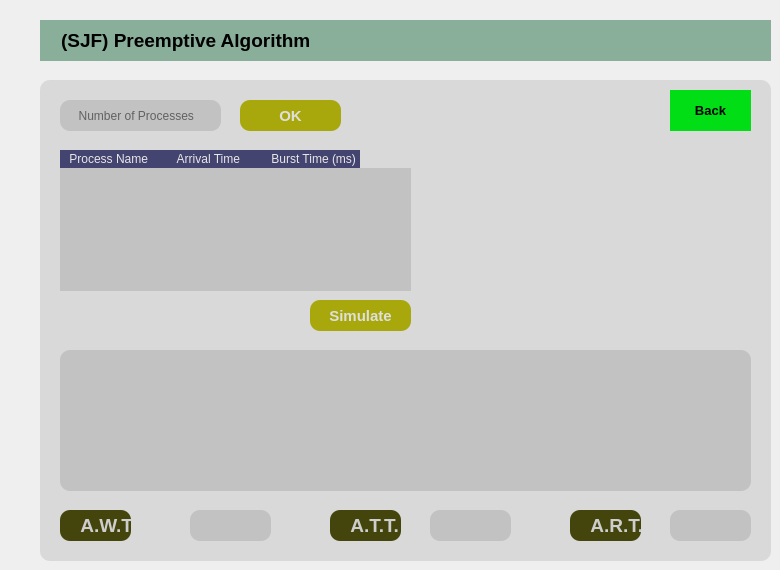
    <widget class="QWidget" name="tab_6">
     <attribute name="title">
      <string>Preemptive JSF</string>
     </attribute>
     <widget class="QLabel" name="label_10">
      <property name="geometry">
       <rect>
        <x>40</x>
        <y>20</y>
        <width>731</width>
        <height>41</height>
       </rect>
      </property>
      <property name="font">
       <font>
        <family>Arial</family>
        <pointsize>14</pointsize>
        <weight>75</weight>
        <bold>true</bold>
       </font>
      </property>
      <property name="styleSheet">
       <string notr="true">background-color: rgb(137, 175, 155);</string>
      </property>
      <property name="text">
       <string>    (SJF) Preemptive Algorithm</string>
      </property>
     </widget>
     <widget class="QGroupBox" name="groupBox_6">
      <property name="enabled">
       <bool>true</bool>
      </property>
      <property name="geometry">
       <rect>
        <x>40</x>
        <y>80</y>
        <width>731</width>
        <height>481</height>
       </rect>
      </property>
      <property name="font">
       <font>
        <pointsize>9</pointsize>
        <weight>75</weight>
        <bold>true</bold>
       </font>
      </property>
      <property name="styleSheet">
       <string notr="true">background-color: rgb(217, 217, 217);
border-radius: 10px;</string>
      </property>
      <property name="title">
       <string/>
      </property>
      <widget class="QGraphicsView" name="graphicsView_4">
       <property name="geometry">
        <rect>
         <x>20</x>
         <y>270</y>
         <width>691</width>
         <height>141</height>
        </rect>
       </property>
       <property name="styleSheet">
        <string notr="true">background-color: rgb(194, 194, 194);</string>
       </property>
      </widget>
      <widget class="QLineEdit" name="lineEdit_8">
       <property name="geometry">
        <rect>
         <x>630</x>
         <y>430</y>
         <width>81</width>
         <height>31</height>
        </rect>
       </property>
       <property name="styleSheet">
        <string notr="true">background-color: rgb(194, 194, 194);</string>
       </property>
       <property name="readOnly">
        <bool>true</bool>
       </property>
       <property name="placeholderText">
        <string/>
       </property>
      </widget>
      <widget class="QPushButton" name="pushButton_20">
       <property name="geometry">
        <rect>
         <x>630</x>
         <y>10</y>
         <width>81</width>
         <height>41</height>
        </rect>
       </property>
       <property name="font">
        <font>
         <pointsize>10</pointsize>
         <weight>75</weight>
         <bold>true</bold>
        </font>
       </property>
       <property name="styleSheet">
        <string notr="true">background-color: rgb(2, 222, 22);
border-radius:0px;
</string>
       </property>
       <property name="text">
        <string>Back</string>
       </property>
       <property name="iconSize">
        <size>
         <width>27</width>
         <height>27</height>
        </size>
       </property>
      </widget>
      <widget class="QLineEdit" name="lineEdit_7">
       <property name="geometry">
        <rect>
         <x>20</x>
         <y>20</y>
         <width>161</width>
         <height>31</height>
        </rect>
       </property>
       <property name="font">
        <font>
         <family>Arial</family>
        </font>
       </property>
       <property name="styleSheet">
        <string notr="true">background-color: rgb(194, 194, 194);</string>
       </property>
       <property name="placeholderText">
        <string>     Number of Processes</string>
       </property>
      </widget>
      <widget class="QTableWidget" name="tableWidget_6">
       <property name="geometry">
        <rect>
         <x>20</x>
         <y>70</y>
         <width>351</width>
         <height>141</height>
        </rect>
       </property>
       <property name="font">
        <font>
         <family>Arial</family>
        </font>
       </property>
       <property name="styleSheet">
        <string notr="true">QHeaderView::section  {
    background-color: rgb(68, 68, 113);
    color: rgb(231, 231, 231);
	border:rgb(68, 68, 113);;
    text-align: left;
	padding-left: 4px;
}
QTableCornerButton::section {
    background-color:rgb(68, 68, 113);
    border: 1px solid #3A3939;
    border-radius: 0px;
}

QTableView
{
	background-color: rgb(194, 194, 194);
	border-radius: 0px;
}

QTableView, QHeaderView
{
    border-radius: 0px;
	selection-background-color: rgb(194, 194, 194);
}

QTableView::item::pressed
{
    background-color: rgb(126, 126, 126);
}


QScrollBar:horizontal
{
    background-color: rgb(194, 194, 194);

}
QScrollBar:vertical
{
    background-color: rgb(194, 194, 194);

}

QTableWidget::item:hover {
	border: 1px solid #47476a;
	border-radius: 8px;
	background-color: #909090;
}


</string>
       </property>
       <property name="frameShape">
        <enum>QFrame::StyledPanel</enum>
       </property>
       <property name="autoScroll">
        <bool>false</bool>
       </property>
       <property name="horizontalScrollMode">
        <enum>QAbstractItemView::ScrollPerPixel</enum>
       </property>
       <column>
        <property name="text">
         <string>Process Name  </string>
        </property>
        <property name="font">
         <font>
          <family>MS Shell Dlg 2</family>
          <pointsize>9</pointsize>
         </font>
        </property>
        <property name="textAlignment">
         <set>AlignCenter</set>
        </property>
       </column>
       <column>
        <property name="text">
         <string>  Arrival Time    </string>
        </property>
        <property name="font">
         <font>
          <family>MS Shell Dlg 2</family>
          <pointsize>9</pointsize>
         </font>
        </property>
        <property name="textAlignment">
         <set>AlignCenter</set>
        </property>
       </column>
       <column>
        <property name="text">
         <string>        Burst Time (ms)       </string>
        </property>
        <property name="font">
         <font>
          <family>MS Shell Dlg 2</family>
          <pointsize>9</pointsize>
         </font>
        </property>
        <property name="textAlignment">
         <set>AlignCenter</set>
        </property>
       </column>
      </widget>
      <widget class="QPushButton" name="pushButton_18">
       <property name="enabled">
        <bool>true</bool>
       </property>
       <property name="geometry">
        <rect>
         <x>200</x>
         <y>20</y>
         <width>101</width>
         <height>31</height>
        </rect>
       </property>
       <property name="font">
        <font>
         <family>Arial</family>
         <pointsize>11</pointsize>
         <weight>75</weight>
         <bold>true</bold>
        </font>
       </property>
       <property name="styleSheet">
        <string notr="true">background-color: rgb(168, 168, 13);
color: rgb(223, 223, 223);</string>
       </property>
       <property name="text">
        <string>OK</string>
       </property>
       <property name="shortcut">
        <string>Return</string>
       </property>
      </widget>
      <widget class="QPushButton" name="pushButton_19">
       <property name="enabled">
        <bool>true</bool>
       </property>
       <property name="geometry">
        <rect>
         <x>270</x>
         <y>220</y>
         <width>101</width>
         <height>31</height>
        </rect>
       </property>
       <property name="font">
        <font>
         <family>Arial</family>
         <pointsize>11</pointsize>
         <weight>75</weight>
         <bold>true</bold>
        </font>
       </property>
       <property name="styleSheet">
        <string notr="true">background-color: rgb(168, 168, 13);
color: rgb(223, 223, 223);</string>
       </property>
       <property name="text">
        <string>Simulate</string>
       </property>
       <property name="shortcut">
        <string>Return</string>
       </property>
      </widget>
      <widget class="QPushButton" name="pushButton_31">
       <property name="geometry">
        <rect>
         <x>660</x>
         <y>220</y>
         <width>41</width>
         <height>41</height>
        </rect>
       </property>
       <property name="styleSheet">
        <string notr="true"/>
       </property>
       <property name="text">
        <string/>
       </property>
       <property name="icon">
        <iconset>
         <normaloff>ZoomOut.png</normaloff>ZoomOut.png</iconset>
       </property>
       <property name="iconSize">
        <size>
         <width>25</width>
         <height>30</height>
        </size>
       </property>
      </widget>
      <widget class="QPushButton" name="pushButton_32">
       <property name="geometry">
        <rect>
         <x>600</x>
         <y>220</y>
         <width>41</width>
         <height>41</height>
        </rect>
       </property>
       <property name="styleSheet">
        <string notr="true"/>
       </property>
       <property name="text">
        <string/>
       </property>
       <property name="icon">
        <iconset>
         <normaloff>ZoomIn.png</normaloff>ZoomIn.png</iconset>
       </property>
       <property name="iconSize">
        <size>
         <width>25</width>
         <height>30</height>
        </size>
       </property>
      </widget>
      <widget class="QLineEdit" name="lineEdit_36">
       <property name="geometry">
        <rect>
         <x>390</x>
         <y>430</y>
         <width>81</width>
         <height>31</height>
        </rect>
       </property>
       <property name="styleSheet">
        <string notr="true">background-color: rgb(194, 194, 194);</string>
       </property>
       <property name="readOnly">
        <bool>true</bool>
       </property>
       <property name="placeholderText">
        <string/>
       </property>
      </widget>
      <widget class="QLineEdit" name="lineEdit_37">
       <property name="geometry">
        <rect>
         <x>150</x>
         <y>430</y>
         <width>81</width>
         <height>31</height>
        </rect>
       </property>
       <property name="styleSheet">
        <string notr="true">background-color: rgb(194, 194, 194);</string>
       </property>
       <property name="readOnly">
        <bool>true</bool>
       </property>
       <property name="placeholderText">
        <string/>
       </property>
      </widget>
      <widget class="QLabel" name="label_72">
       <property name="geometry">
        <rect>
         <x>290</x>
         <y>430</y>
         <width>71</width>
         <height>31</height>
        </rect>
       </property>
       <property name="font">
        <font>
         <family>Arial</family>
         <pointsize>14</pointsize>
         <weight>75</weight>
         <bold>true</bold>
        </font>
       </property>
       <property name="styleSheet">
        <string notr="true">background-color: rgb(68, 68, 13);
color: rgb(206, 206, 206);</string>
       </property>
       <property name="text">
        <string>    A.T.T.</string>
       </property>
      </widget>
      <widget class="QLabel" name="label_71">
       <property name="geometry">
        <rect>
         <x>530</x>
         <y>430</y>
         <width>71</width>
         <height>31</height>
        </rect>
       </property>
       <property name="font">
        <font>
         <family>Arial</family>
         <pointsize>14</pointsize>
         <weight>75</weight>
         <bold>true</bold>
        </font>
       </property>
       <property name="styleSheet">
        <string notr="true">background-color: rgb(68, 68, 13);
color: rgb(206, 206, 206);</string>
       </property>
       <property name="text">
        <string>    A.R.T.</string>
       </property>
      </widget>
      <widget class="QLabel" name="label_70">
       <property name="geometry">
        <rect>
         <x>20</x>
         <y>430</y>
         <width>71</width>
         <height>31</height>
        </rect>
       </property>
       <property name="font">
        <font>
         <family>Arial</family>
         <pointsize>14</pointsize>
         <weight>75</weight>
         <bold>true</bold>
        </font>
       </property>
       <property name="styleSheet">
        <string notr="true">background-color: rgb(68, 68, 13);
color: rgb(206, 206, 206);</string>
       </property>
       <property name="text">
        <string>    A.W.T.</string>
       </property>
      </widget>
     </widget>
    </widget>
